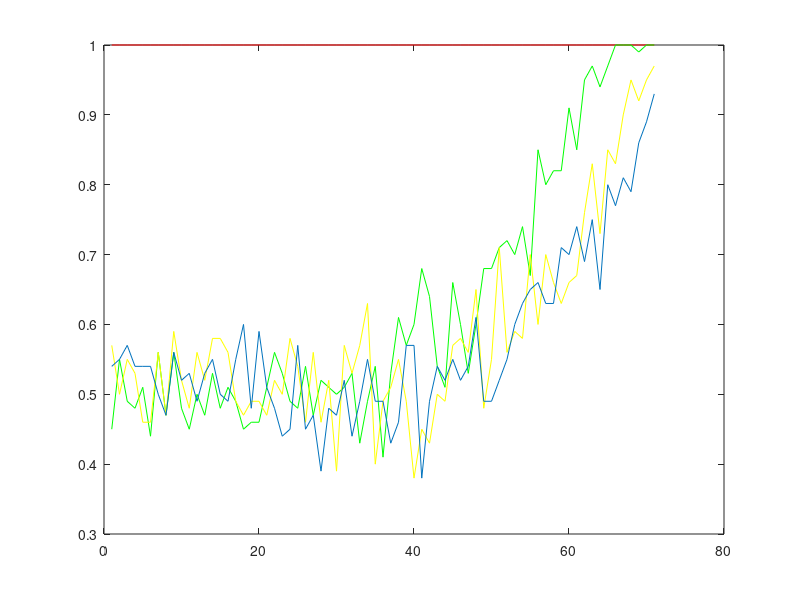

Write MATLAB code to recreate this figure.
%% Pure tone sine wave 
clc
clear all
clear figure
% PARAMETERS
A = 1; % amplitude
f0 = 20e3; % Signal Frequency
T = 10e-3; % Pulse width 
fs = 96e3; % Sampling Frequency
L = 128; % Pulse sampling lendth
t = (0:L-1)/fs; % time index
phi = 0; % signal phase
Ncycle = 100;
%Thr = 2;
Pdi = zeros ([1 Ncycle]);
Pdn = zeros ([4 70]);
% SIGNAL GENERATION
%Xp = A * exp(2*1i*pi*f0*t).*rectangularPulse(0,T,t);
Xp =  A*sin(2*pi*t*f0+phi);
%% plotting the signal
% plot(t,real(Xp),'LineWidth',1);
% xlabel('Time, (s)');
% ylabel('Amplitude');
% title('Input signal');
%% Noise generation

for Thr = 1:1:4
sn = 0;
for SNR  = -40 :1:30
    sn = sn+1; 
    Pdi = zeros ([1 Ncycle]);
    for i = 1:1:Ncycle
        Y = awgn(Xp,SNR); % todo, adjust signal power in db
        Noise =  Y - Xp;
        My = (1/L) * conv(Y, Xp);
        Mn = (1/L) * conv(Noise, Xp);
            My_average = sum(My);%/length(My);
            Mn_average = sum(Mn);%/length(Mn);
            Mn_averageTh = Thr * Mn_average;
        if (My_average > Mn_averageTh) 
            Pdi(i) = 1;
        end
    end 
    Pdn(Thr, sn) = sum(Pdi)/Ncycle;
end
end

%% Matched filtering the received signal

% Y = awgn(Xp,1); % todo, adjust signal power in db
% Noise =  Y - Xp;
% My = (1/L) * CONV(Y, Xp)
% Mn = (1/L) * CONV(Noise, Xp)
% My_average = sum(My)/length(My)
% Mn_average = sum(Mn)/length(Mn)
%         if (My_average >  Mn_average) 
%             Pdinst= 1
%         end

% figure; % new figure
% plot(My, 'r') 
% title('Amplitude Spectrum of My')
% xlabel('Samples') % 2 x L;
% ylabel('Matched Filter My Amplitude')
% 
% %hold on; % new figure
% figure;
% plot(Mn) 
% title('Amplitude Spectrum of Mn')
% xlabel('Samples') % 2 x L;
% ylabel('Matched Filter Mn Amplitude')

% Pd plot
figure;
%plot(Pdn(1,:), 'r', Pdn(2,:), 'g', Pdn(3,:), 'y', Pdn(4,:));
xlabel('SNR (db)');
ylabel('Pd');
title('Matched Filter Pd ');
plot(Pdn(1,:), 'r');
hold on;
plot(Pdn(2,:), 'g');
hold on;
plot(Pdn(3,:),'y');
hold on;
plot(Pdn(4,:));

